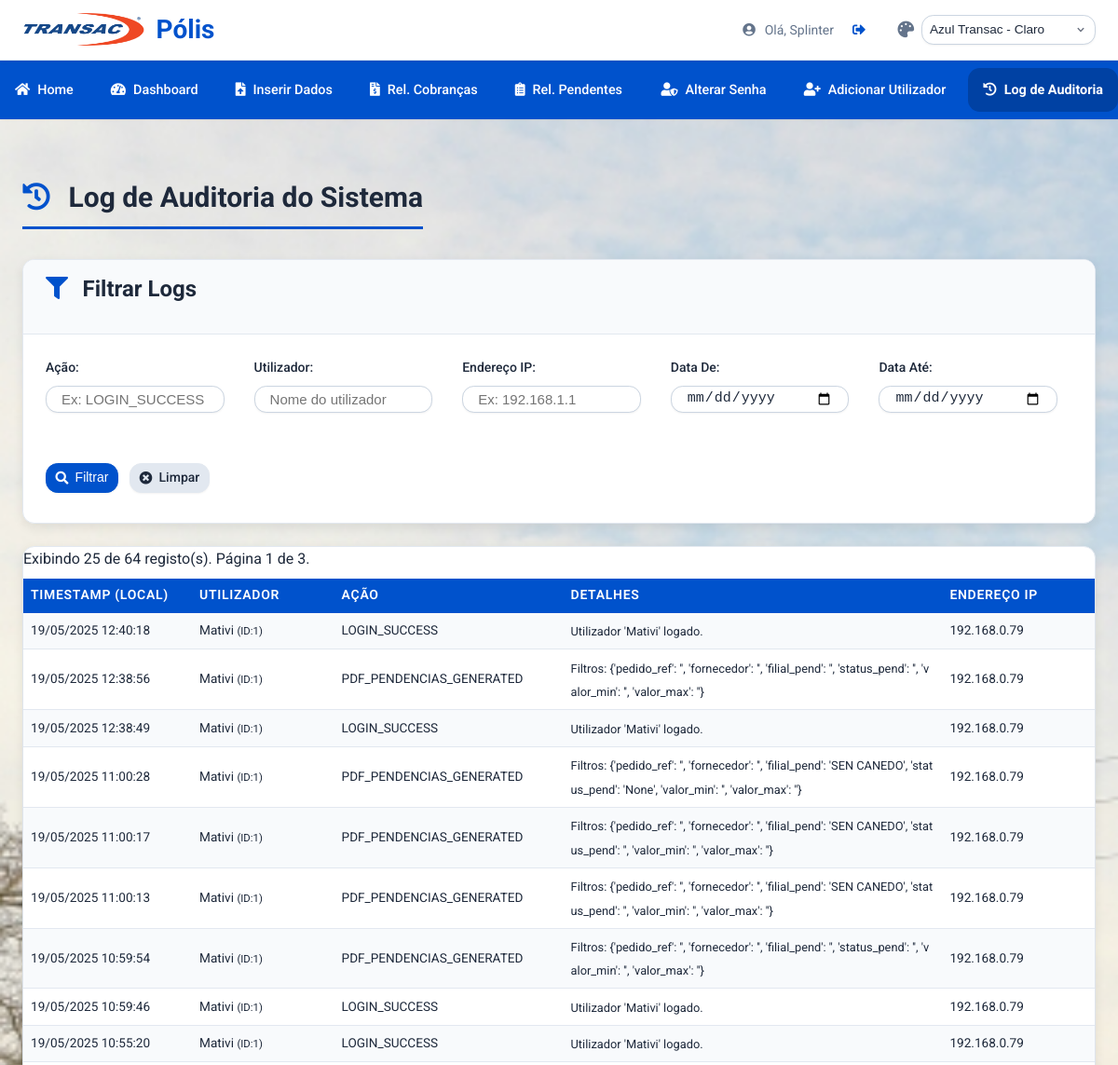
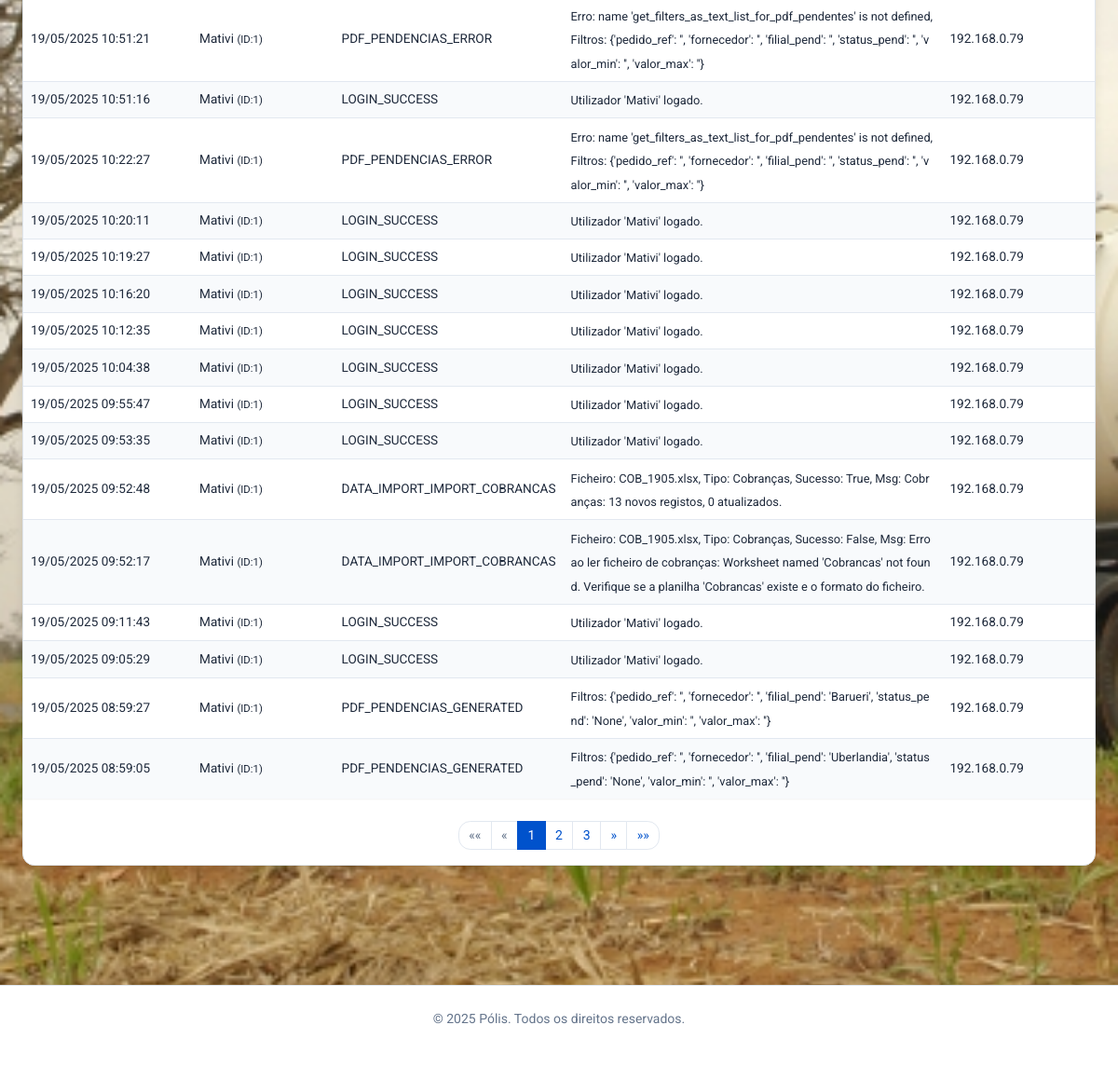
Page /admin/audit_log (signed in) on the committed database (2 pictures, top to bottom).
### tables this page shows
CREATE TABLE users (
                id INTEGER PRIMARY KEY AUTOINCREMENT,
                username TEXT UNIQUE NOT NULL,
                password_hash TEXT NOT NULL
            );

CREATE TABLE audit_log (
                id INTEGER PRIMARY KEY AUTOINCREMENT,
                timestamp DATETIME NOT NULL,
                user_id INTEGER,
                username TEXT,
                action TEXT NOT NULL,
                details TEXT,
                ip_address TEXT,
                FOREIGN KEY (user_id) REFERENCES users (id)
            );

### app.py (the view, shortened to what this page needs)
@app.route('/admin/audit_log')
@admin_required
def view_audit_log():
    db = get_db(); page = request.args.get('page', 1, type=int); per_page = 25; offset = (page - 1) * per_page
    filters_form = {k: request.args.get(f'filter_{k}', '').strip() for k in ['action', 'username', 'date_from', 'date_to', 'ip_address']}
    conditions, params = [], []
    if filters_form['action']: conditions.append("LOWER(action) LIKE LOWER(?)"); params.append(f"%{filters_form['action']}%")
    if filters_form['username']: conditions.append("LOWER(username) LIKE LOWER(?)"); params.append(f"%{filters_form['username']}%")
    if filters_form['ip_address']: conditions.append("ip_address LIKE ?"); params.append(f"%{filters_form['ip_address']}%")
    sao_paulo_tz = pytz.timezone('America/Sao_Paulo')
    if filters_form['date_from']:
        try: dt_from_utc = sao_paulo_tz.localize(datetime.strptime(filters_form['date_from'], '%Y-%m-%d')).astimezone(pytz.utc); conditions.append("timestamp >= ?"); params.append(dt_from_utc.strftime('%Y-%m-%d %H:%M:%S'))
        except ValueError: flash("Data De inválida.", "warning")
    where_clause = "WHERE " + " AND ".join(conditions) if conditions else ""
    total_logs = 0
    try: total_logs = db.execute(f"SELECT COUNT(id) FROM audit_log {where_clause}", tuple(params)).fetchone()[0]
    except Exception as e: logger.error(f"Erro ao contar logs: {e}"); flash("Erro ao contar logs.", "error")
    total_pages = (total_logs + per_page - 1) // per_page or 1; page = min(page, total_pages); page = max(1, page); offset = (page - 1) * per_page
    logs_processed = []
    try:
        raw_logs = db.execute(f"SELECT * FROM audit_log {where_clause} ORDER BY timestamp DESC LIMIT ? OFFSET ?", (*params, per_page, offset)).fetchall()
        for row in raw_logs:
            log = dict(row)
            try: log['timestamp_fmt'] = pytz.utc.localize(datetime.strptime(log['timestamp'].split('.')[0], '%Y-%m-%d %H:%M:%S')).astimezone(sao_paulo_tz).strftime('%d/%m/%Y %H:%M:%S')
            except Exception: log['timestamp_fmt'] = log['timestamp'] + " (Erro Formato)"
            logs_processed.append(log)
    except Exception as e: logger.error(f"Erro ao buscar logs: {e}"); flash("Erro ao buscar logs.", "error")
    return render_template('admin/view_audit_log.html', logs=logs_processed, current_page=page, total_pages=total_pages, filters=filters_form, total_logs=total_logs)

### app.py (called while the page is built)
def get_db():
    db = getattr(g, '_database', None)
    if db is None: db = g._database = sqlite3.connect(app.config['DATABASE']); db.row_factory = sqlite3.Row
    return db

@app.teardown_appcontext
def close_connection(exception):
    db = getattr(g, '_database', None)
    if db is not None: db.close()

@login_manager.user_loader
def load_user(user_id):
    try:
        db = get_db(); cursor = db.cursor(); cursor.execute("SELECT id, username FROM users WHERE id = ?", (user_id,))
        user_data = cursor.fetchone(); return User(id=user_data['id'], username=user_data['username']) if user_data else None
    except Exception as e: logger.error(f"Erro ao carregar utilizador ID {user_id}: {e}", exc_info=True); return None

def admin_required(f):
    @wraps(f)
    @login_required
    def decorated_function(*args, **kwargs):
        if not current_user.is_authenticated or current_user.username not in ADMIN_USERNAMES:
            log_audit("ACCESS_DENIED_ADMIN_AREA", f"Utilizador '{current_user.username}' tentou aceder.")
            flash("Você não tem permissão para aceder a esta página.", "error"); return redirect(url_for('home'))
        return f(*args, **kwargs)
    return decorated_function

@app.context_processor
def inject_global_vars(): return dict(current_year=datetime.now().year, ADMIN_USERNAMES=ADMIN_USERNAMES)

@app.after_request
def add_security_headers(response):
    response.headers['X-Content-Type-Options'] = 'nosniff'; response.headers['X-Frame-Options'] = 'SAMEORIGIN'
    response.headers['X-XSS-Protection'] = '1; mode=block'; response.headers['Referrer-Policy'] = 'strict-origin-when-cross-origin'
    return response

@app.context_processor
def utility_processor():
    def dummy_csrf_token():
        if '_csrf_token' not in g: g._csrf_token = os.urandom(24).hex()
        return g._csrf_token
    return dict(csrf_token=dummy_csrf_token)

### templates/admin/view_audit_log.html (shortened to what this page needs)
{% extends "base.html" %}
{% block content %}
<h2 class="page-title"><i class="fas fa-history"></i> Log de Auditoria do Sistema</h2>
<div class="card filter-form mb-4">
    <div class="card-header">
        <h3><i class="fas fa-filter"></i> Filtrar Logs</h3>
    </div>
    <div class="card-body">
        <form method="GET" action="{{ url_for('view_audit_log') }}" class="form-inline">
            <div class="form-group">
                <label for="filter_action">Ação:</label>
                <input type="text" name="filter_action" id="filter_action" value="{{ filters.action or '' }}" class="form-control form-control-sm" placeholder="Ex: LOGIN_SUCCESS">
            </div>
            <div class="form-group">
                <label for="filter_username">Utilizador:</label>
                <input type="text" name="filter_username" id="filter_username" value="{{ filters.username or '' }}" class="form-control form-control-sm" placeholder="Nome do utilizador">
            </div>
            <div class="form-group">
                <label for="filter_ip">Endereço IP:</label>
                <input type="text" name="filter_ip" id="filter_ip" value="{{ filters.ip_address or '' }}" class="form-control form-control-sm" placeholder="Ex: 192.168.1.1">
            </div>
            <div class="form-group">
                <label for="filter_date_from">Data De:</label>
                <input type="date" name="filter_date_from" id="filter_date_from" value="{{ filters.date_from or '' }}" class="form-control form-control-sm">
            </div>
            <div class="form-group">
                <label for="filter_date_to">Data Até:</label>
                <input type="date" name="filter_date_to" id="filter_date_to" value="{{ filters.date_to or '' }}" class="form-control form-control-sm">
            </div>
            <div class="form-group-actions">
                <button type="submit" class="btn btn-primary btn-sm"><i class="fas fa-search"></i> Filtrar</button>
                <a href="{{ url_for('view_audit_log') }}" class="btn btn-secondary btn-sm"><i class="fas fa-times-circle"></i> Limpar</a>
            </div>
        </form>
    </div>
</div>
<div class="card">
    <div class="card-body table-responsive-container">
        {% if logs %}
            <p class="text-muted small mb-2">Exibindo {{ logs|length }} de {{ total_logs }} registo(s). Página {{ current_page }} de {{ total_pages }}.</p>
            <div class="table-responsive">
                <table class="table table-striped table-hover table-sm">
                    <thead>
                        <tr>
                            <th style="width: 16%;">Timestamp (Local)</th>
                            <th style="width: 14%;">Utilizador</th>
                            <th style="width: 15%;">Ação</th>
                            <th style="width: 40%;">Detalhes</th>
                            <th style="width: 15%;">Endereço IP</th>
                        </tr>
                    </thead>
                    <tbody>
                        {% for log_entry in logs %}
                        <tr>
                            <td style="white-space: nowrap; font-size: 0.85em;">{{ log_entry.timestamp_fmt }}</td>
                            <td style="font-size: 0.85em;">{{ log_entry.username or 'N/A' }}{% if log_entry.user_id %} <small class="text-muted">(ID:{{ log_entry.user_id }})</small>{% endif %}</td>
                            <td style="font-size: 0.85em;">{{ log_entry.action }}</td>
                            <td><small style="font-size: 0.8em; word-break: break-all;">{{ log_entry.details or '' }}</small></td>
                            <td style="font-size: 0.85em;">{{ log_entry.ip_address }}</td>
                        </tr>
                        {% endfor %}
                    </tbody>
                </table>
            </div>
            {% if total_pages > 1 %}
            <nav aria-label="Paginação do Log de Auditoria" class="mt-4">
                <ul class="pagination justify-content-center flex-wrap">
                    <li class="page-item {% if current_page == 1 %}disabled{% endif %}">
                        <a class="page-link" href="{{ url_for('view_audit_log', page=1, filter_action=filters.action, filter_username=filters.username, filter_date_from=filters.date_from, filter_date_to=filters.date_to, filter_ip=filters.ip_address) }}" aria-label="Primeira"><span aria-hidden="true">&laquo;&laquo;</span></a>
                    </li>
                    <li class="page-item {% if current_page == 1 %}disabled{% endif %}">
                        <a class="page-link" href="{{ url_for('view_audit_log', page=current_page - 1, filter_action=filters.action, filter_username=filters.username, filter_date_from=filters.date_from, filter_date_to=filters.date_to, filter_ip=filters.ip_address) }}" aria-label="Anterior"><span aria-hidden="true">&laquo;</span></a>
                    </li>
                    {% set RENDER_MAX_PAGES = 5 %}
                    {% set start_page = [1, current_page - (RENDER_MAX_PAGES // 2)] | max %}
                    {% set end_page = [total_pages, start_page + RENDER_MAX_PAGES - 1] | min %}
                    {% if end_page - start_page + 1 < RENDER_MAX_PAGES %}
                        {% set start_page = [1, end_page - RENDER_MAX_PAGES + 1] | max %}
                    {% endif %}
                    {% for p in range(start_page, end_page + 1) %}
                        <li class="page-item {% if p == current_page %}active{% endif %}">
                            <a class="page-link" href="{{ url_for('view_audit_log', page=p, filter_action=filters.action, filter_username=filters.username, filter_date_from=filters.date_from, filter_date_to=filters.date_to, filter_ip=filters.ip_address) }}">{{ p }}</a>
                        </li>
                    {% endfor %}
                    <li class="page-item {% if current_page == total_pages %}disabled{% endif %}">
                        <a class="page-link" href="{{ url_for('view_audit_log', page=current_page + 1, filter_action=filters.action, filter_username=filters.username, filter_date_from=filters.date_from, filter_date_to=filters.date_to, filter_ip=filters.ip_address) }}" aria-label="Próxima"><span aria-hidden="true">&raquo;</span></a>
                    </li>
                    <li class="page-item {% if current_page == total_pages %}disabled{% endif %}">
                         <a class="page-link" href="{{ url_for('view_audit_log', page=total_pages, filter_action=filters.action, filter_username=filters.username, filter_date_from=filters.date_from, filter_date_to=filters.date_to, filter_ip=filters.ip_address) }}" aria-label="Última"><span aria-hidden="true">&raquo;&raquo;</span></a>
                    </li>
                </ul>
            </nav>
            {% endif %}
        {% else %}
            <div class="empty-state">
                <i class="fas fa-folder-open empty-icon"></i>
                <p>Nenhum registo de auditoria encontrado.</p>
            </div>
        {% endif %}
    </div>
</div>
{% endblock %}

### templates/base.html (shortened to what this page needs)
<!DOCTYPE html>
<html lang="pt-br" data-theme="azul-transac-light">
<head>
    <link rel="stylesheet" href="https://cdnjs.cloudflare.com/ajax/libs/font-awesome/5.15.4/css/all.min.css" xintegrity="sha512-1ycn6IcaQQ40/MKBW2W4Rhis/DbILU74C1vSrLJxCq57o941Ym01SwNsOMqvEBFlcgUa6xLiPY/NS5R+E6ztJQ==" />
    <link rel="stylesheet" href="{{ url_for('static', filename='style.css') }}">
</head>
<body>
    <header class="app-header">
        <div class="app-header-content container">
            <div class="app-header-brand">
                <img src="{{ url_for('static', filename='images/polis_logo.png') }}" alt="Logótipo Pólis" class="app-logo-img">
                <h1>Pólis</h1>
            </div>
            <div class="nav-actions">
                {% if current_user.is_authenticated %}
                <div class="user-info">
                     <span><i class="fas fa-user-circle"></i> Olá, {{ current_user.username }}</span>
                     <a href="{{ url_for('logout') }}" class="logout-link" title="Sair"><i class="fas fa-sign-out-alt"></i> <span class="sr-only">Logout</span></a>
                </div>
                {% endif %}
                <div class="theme-selector-container">
                    <i class="fas fa-palette nav-icon-theme" aria-hidden="true"></i>
                    <select id="theme-select" title="Selecionar Tema Visual">
                        <optgroup label="Azul Transac">
                            <option value="azul-transac-light">Azul Transac - Claro</option>
                        </optgroup>
                    </select>
                </div>
            </div>
        </div>
    </header>
    {% if current_user.is_authenticated %}
    <nav class="main-nav">
        <div class="main-nav-links container">
            <a href="{{ url_for('home') }}" class="nav-item {{ 'active' if request.endpoint == 'home' else '' }}"><i class="fas fa-home"></i> Home</a>
            <a href="{{ url_for('dashboard') }}" class="nav-item {{ 'active' if request.endpoint == 'dashboard' else '' }}"><i class="fas fa-tachometer-alt"></i> Dashboard</a>
            <a href="{{ url_for('inserir_dados') }}" class="nav-item {{ 'active' if request.endpoint == 'inserir_dados' else '' }}"><i class="fas fa-file-upload"></i> Inserir Dados</a>
            <a href="{{ url_for('relatorio_cobrancas') }}" class="nav-item {{ 'active' if request.endpoint == 'relatorio_cobrancas' else '' }}"><i class="fas fa-file-invoice-dollar"></i> Rel. Cobranças</a>
            <a href="{{ url_for('relatorio_pendentes') }}" class="nav-item {{ 'active' if request.endpoint == 'relatorio_pendentes' else '' }}"><i class="fas fa-clipboard-list"></i> Rel. Pendentes</a>
            <div class="nav-item-group-right">
                <a href="{{ url_for('change_password') }}" class="nav-item {{ 'active' if request.endpoint == 'change_password' else '' }}"><i class="fas fa-user-shield"></i> Alterar Senha</a>
                {% if current_user.username in ADMIN_USERNAMES %}
                    <a href="{{ url_for('add_user_admin') }}" class="nav-item {{ 'active' if request.endpoint == 'add_user_admin' else '' }}"><i class="fas fa-user-plus"></i> Adicionar Utilizador</a>
                    <a href="{{ url_for('view_audit_log') }}" class="nav-item {{ 'active' if request.endpoint == 'view_audit_log' else '' }}"><i class="fas fa-history"></i> Log de Auditoria</a>
                {% endif %}
            </div>
        </div>
    </nav>
    {% endif %}
    <main class="container content-wrapper">
        {% block content %}{% endblock %}
    </main>
    <footer class="app-footer">
        <p>&copy; {{ current_year }} Pólis. Todos os direitos reservados.</p>
    </footer>
</body>
</html>

### templates/base.html (style rules this page uses)
.nav-icon-theme { font-size: 1.1rem; color: var(--text-muted-color); }

### templates/admin/view_audit_log.html (style rules this page uses)
.form-inline .form-group { margin-right: 1rem; margin-bottom: 0.5rem; }
.form-inline .form-group-actions { margin-top: 1.85rem; margin-bottom: 0.5rem; }
.pagination .page-link { font-size: 0.875rem; padding: 0.375rem 0.65rem; }
.table-sm td, .table-sm th { padding: .4rem .5rem; }
.card-body.table-responsive-container { padding: 0; }
.card-body.table-responsive-container .table-responsive { margin-bottom: 0; border: none; border-radius: 0; }
.card-body.table-responsive-container .table { margin-bottom: 0; }

### rows in the picture
users: username "Splinter"
audit_log: timestamp_fmt "19/05/2025 12:40:18", username "Mativi", user_id "1", action "LOGIN_SUCCESS", details "Utilizador 'Mativi' logado.", ip_address "192.168.0.79"
audit_log: timestamp_fmt "19/05/2025 12:38:56", username "Mativi", user_id "1", action "PDF_PENDENCIAS_GENERATED", details "Filtros: {'pedido_ref': '', 'fornecedor': '', 'filial_pend': '', 'status_pend': '', 'valor_min': '', 'valor_max': ''}", ip_address "192.168.0.79"
audit_log: timestamp_fmt "19/05/2025 12:38:49", username "Mativi", user_id "1", action "LOGIN_SUCCESS", details "Utilizador 'Mativi' logado.", ip_address "192.168.0.79"
audit_log: timestamp_fmt "19/05/2025 11:00:28", username "Mativi", user_id "1", action "PDF_PENDENCIAS_GENERATED", details "Filtros: {'pedido_ref': '', 'fornecedor': '', 'filial_pend': 'SEN CANEDO', 'status_pend': 'None', 'valor_min': '', 'valor_max': ''}", ip_address "192.168.0.79"
audit_log: timestamp_fmt "19/05/2025 11:00:17", username "Mativi", user_id "1", action "PDF_PENDENCIAS_GENERATED", details "Filtros: {'pedido_ref': '', 'fornecedor': '', 'filial_pend': 'SEN CANEDO', 'status_pend': '', 'valor_min': '', 'valor_max': ''}", ip_address "192.168.0.79"
audit_log: timestamp_fmt "19/05/2025 11:00:13", username "Mativi", user_id "1", action "PDF_PENDENCIAS_GENERATED", details "Filtros: {'pedido_ref': '', 'fornecedor': '', 'filial_pend': 'SEN CANEDO', 'status_pend': '', 'valor_min': '', 'valor_max': ''}", ip_address "192.168.0.79"
audit_log: timestamp_fmt "19/05/2025 10:59:54", username "Mativi", user_id "1", action "PDF_PENDENCIAS_GENERATED", details "Filtros: {'pedido_ref': '', 'fornecedor': '', 'filial_pend': '', 'status_pend': '', 'valor_min': '', 'valor_max': ''}", ip_address "192.168.0.79"
audit_log: timestamp_fmt "19/05/2025 10:59:46", username "Mativi", user_id "1", action "LOGIN_SUCCESS", details "Utilizador 'Mativi' logado.", ip_address "192.168.0.79"
audit_log: timestamp_fmt "19/05/2025 10:55:20", username "Mativi", user_id "1", action "LOGIN_SUCCESS", details "Utilizador 'Mativi' logado.", ip_address "192.168.0.79"
audit_log: timestamp_fmt "19/05/2025 10:51:21", username "Mativi", user_id "1", action "PDF_PENDENCIAS_ERROR", details "Erro: name 'get_filters_as_text_list_for_pdf_pendentes' is not defined, Filtros: {'pedido_ref': '', 'fornecedor': '', 'filial_pend': '', 'status_pend': '', 'valor_min': '', 'valor_max': ''}", ip_address "192.168.0.79"
audit_log: timestamp_fmt "19/05/2025 10:51:16", username "Mativi", user_id "1", action "LOGIN_SUCCESS", details "Utilizador 'Mativi' logado.", ip_address "192.168.0.79"
audit_log: timestamp_fmt "19/05/2025 10:22:27", username "Mativi", user_id "1", action "PDF_PENDENCIAS_ERROR", details "Erro: name 'get_filters_as_text_list_for_pdf_pendentes' is not defined, Filtros: {'pedido_ref': '', 'fornecedor': '', 'filial_pend': '', 'status_pend': '', 'valor_min': '', 'valor_max': ''}", ip_address "192.168.0.79"
audit_log: timestamp_fmt "19/05/2025 10:20:11", username "Mativi", user_id "1", action "LOGIN_SUCCESS", details "Utilizador 'Mativi' logado.", ip_address "192.168.0.79"
audit_log: timestamp_fmt "19/05/2025 10:19:27", username "Mativi", user_id "1", action "LOGIN_SUCCESS", details "Utilizador 'Mativi' logado.", ip_address "192.168.0.79"
audit_log: timestamp_fmt "19/05/2025 10:16:20", username "Mativi", user_id "1", action "LOGIN_SUCCESS", details "Utilizador 'Mativi' logado.", ip_address "192.168.0.79"
audit_log: timestamp_fmt "19/05/2025 10:12:35", username "Mativi", user_id "1", action "LOGIN_SUCCESS", details "Utilizador 'Mativi' logado.", ip_address "192.168.0.79"
audit_log: timestamp_fmt "19/05/2025 10:04:38", username "Mativi", user_id "1", action "LOGIN_SUCCESS", details "Utilizador 'Mativi' logado.", ip_address "192.168.0.79"
audit_log: timestamp_fmt "19/05/2025 09:55:47", username "Mativi", user_id "1", action "LOGIN_SUCCESS", details "Utilizador 'Mativi' logado.", ip_address "192.168.0.79"
audit_log: timestamp_fmt "19/05/2025 09:53:35", username "Mativi", user_id "1", action "LOGIN_SUCCESS", details "Utilizador 'Mativi' logado.", ip_address "192.168.0.79"
audit_log: timestamp_fmt "19/05/2025 09:52:48", username "Mativi", user_id "1", action "DATA_IMPORT_IMPORT_COBRANCAS", details "Ficheiro: COB_1905.xlsx, Tipo: Cobranças, Sucesso: True, Msg: Cobranças: 13 novos registos, 0 atualizados.", ip_address "192.168.0.79"
audit_log: timestamp_fmt "19/05/2025 09:52:17", username "Mativi", user_id "1", action "DATA_IMPORT_IMPORT_COBRANCAS", details "Ficheiro: COB_1905.xlsx, Tipo: Cobranças, Sucesso: False, Msg: Erro ao ler ficheiro de cobranças: Worksheet named 'Cobrancas' not found. Verifique se a planilha 'Cobrancas' existe e o formato do ficheiro.", ip_address "192.168.0.79"
audit_log: timestamp_fmt "19/05/2025 09:11:43", username "Mativi", user_id "1", action "LOGIN_SUCCESS", details "Utilizador 'Mativi' logado.", ip_address "192.168.0.79"
audit_log: timestamp_fmt "19/05/2025 09:05:29", username "Mativi", user_id "1", action "LOGIN_SUCCESS", details "Utilizador 'Mativi' logado.", ip_address "192.168.0.79"
audit_log: timestamp_fmt "19/05/2025 08:59:27", username "Mativi", user_id "1", action "PDF_PENDENCIAS_GENERATED", details "Filtros: {'pedido_ref': '', 'fornecedor': '', 'filial_pend': 'Barueri', 'status_pend': 'None', 'valor_min': '', 'valor_max': ''}", ip_address "192.168.0.79"
audit_log: timestamp_fmt "19/05/2025 08:59:05", username "Mativi", user_id "1", action "PDF_PENDENCIAS_GENERATED", details "Filtros: {'pedido_ref': '', 'fornecedor': '', 'filial_pend': 'Uberlandia', 'status_pend': 'None', 'valor_min': '', 'valor_max': ''}", ip_address "192.168.0.79"

### other values in the picture
{{ logs|length }} "25"
{{ total_logs }} "64"
{{ current_page }} "1"
{{ total_pages }} "3"
{{ p }} "1" "2" "3"
